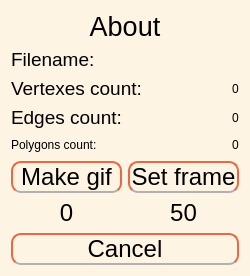
       <widget class="QWidget" name="widget_2" native="true">
        <property name="minimumSize">
         <size>
          <width>250</width>
          <height>0</height>
         </size>
        </property>
        <property name="styleSheet">
         <string notr="true">background-color: #fdf4e3;
border-radius: 10px;
</string>
        </property>
        <layout class="QVBoxLayout" name="verticalLayout_4">
         <item>
          <layout class="QVBoxLayout" name="verticalLayout_3">
           <item>
            <widget class="QLabel" name="label_6">
             <property name="font">
              <font>
               <pointsize>20</pointsize>
              </font>
             </property>
             <property name="text">
              <string>About</string>
             </property>
             <property name="alignment">
              <set>Qt::AlignCenter</set>
             </property>
            </widget>
           </item>
           <item>
            <layout class="QHBoxLayout" name="horizontalLayout_6">
             <item>
              <widget class="QLabel" name="InfoFilename">
               <property name="font">
                <font>
                 <pointsize>14</pointsize>
                </font>
               </property>
               <property name="text">
                <string>Filename:</string>
               </property>
              </widget>
             </item>
             <item>
              <spacer name="horizontalSpacer_7">
               <property name="orientation">
                <enum>Qt::Horizontal</enum>
               </property>
               <property name="sizeHint" stdset="0">
                <size>
                 <width>40</width>
                 <height>20</height>
                </size>
               </property>
              </spacer>
             </item>
             <item>
              <widget class="QLabel" name="Filename">
               <property name="text">
                <string/>
               </property>
              </widget>
             </item>
            </layout>
           </item>
           <item>
            <layout class="QHBoxLayout" name="horizontalLayout_4">
             <item>
              <widget class="QLabel" name="infoLabelCountVertex">
               <property name="font">
                <font>
                 <pointsize>14</pointsize>
                </font>
               </property>
               <property name="text">
                <string>Vertexes count:</string>
               </property>
              </widget>
             </item>
             <item>
              <spacer name="horizontalSpacer_6">
               <property name="orientation">
                <enum>Qt::Horizontal</enum>
               </property>
               <property name="sizeHint" stdset="0">
                <size>
                 <width>40</width>
                 <height>20</height>
                </size>
               </property>
              </spacer>
             </item>
             <item>
              <widget class="QLabel" name="VertexCount">
               <property name="text">
                <string>0</string>
               </property>
              </widget>
             </item>
            </layout>
           </item>
           <item>
            <layout class="QHBoxLayout" name="horizontalLayout_5">
             <item>
              <widget class="QLabel" name="infoLabelCountFaces">
               <property name="font">
                <font>
                 <pointsize>14</pointsize>
                </font>
               </property>
               <property name="text">
                <string>Edges count:</string>
               </property>
              </widget>
             </item>
             <item>
              <spacer name="horizontalSpacer_5">
               <property name="orientation">
                <enum>Qt::Horizontal</enum>
               </property>
               <property name="sizeHint" stdset="0">
                <size>
                 <width>40</width>
                 <height>20</height>
                </size>
               </property>
              </spacer>
             </item>
             <item>
              <widget class="QLabel" name="EdgesCount">
               <property name="text">
                <string>0</string>
               </property>
              </widget>
             </item>
            </layout>
           </item>
           <item>
            <layout class="QHBoxLayout" name="horizontalLayout_12">
             <item>
              <widget class="QLabel" name="infoLabelPolygonsCount">
               <property name="text">
                <string>Polygons count:</string>
               </property>
              </widget>
             </item>
             <item>
              <spacer name="horizontalSpacer_14">
               <property name="orientation">
                <enum>Qt::Horizontal</enum>
               </property>
               <property name="sizeHint" stdset="0">
                <size>
                 <width>40</width>
                 <height>20</height>
                </size>
               </property>
              </spacer>
             </item>
             <item>
              <widget class="QLabel" name="PolygonsCount">
               <property name="text">
                <string>0</string>
               </property>
              </widget>
             </item>
            </layout>
           </item>
          </layout>
         </item>
         <item>
          <layout class="QVBoxLayout" name="verticalLayout_19">
           <item>
            <layout class="QHBoxLayout" name="horizontalLayout_19">
             <item>
              <widget class="QPushButton" name="makeGifButton">
               <property name="font">
                <font>
                 <pointsize>18</pointsize>
                </font>
               </property>
               <property name="styleSheet">
                <string notr="true">border: 2px solid #ed6742;
    border-bottom: 2px solid #b2b1b1;
</string>
               </property>
               <property name="text">
                <string>Make gif</string>
               </property>
              </widget>
             </item>
             <item>
              <widget class="QPushButton" name="setFrameButton">
               <property name="font">
                <font>
                 <pointsize>18</pointsize>
                </font>
               </property>
               <property name="styleSheet">
                <string notr="true">border: 2px solid #ed6742;
    border-bottom: 2px solid #b2b1b1;
</string>
               </property>
               <property name="text">
                <string>Set frame</string>
               </property>
              </widget>
             </item>
            </layout>
           </item>
           <item>
            <layout class="QHBoxLayout" name="horizontalLayout_20">
             <item>
              <widget class="QLabel" name="curFrame">
               <property name="font">
                <font>
                 <pointsize>18</pointsize>
                </font>
               </property>
               <property name="text">
                <string>0</string>
               </property>
               <property name="alignment">
                <set>Qt::AlignCenter</set>
               </property>
              </widget>
             </item>
             <item>
              <widget class="QLabel" name="label_14">
               <property name="font">
                <font>
                 <pointsize>18</pointsize>
                </font>
               </property>
               <property name="text">
                <string>50</string>
               </property>
               <property name="alignment">
                <set>Qt::AlignCenter</set>
               </property>
              </widget>
             </item>
            </layout>
           </item>
           <item>
            <widget class="QPushButton" name="cancelGifButton">
             <property name="font">
              <font>
               <pointsize>18</pointsize>
              </font>
             </property>
             <property name="styleSheet">
              <string notr="true">border: 2px solid #ed6742;
    border-bottom: 2px solid #b2b1b1;</string>
             </property>
             <property name="text">
              <string>Cancel</string>
             </property>
            </widget>
           </item>
          </layout>
         </item>
        </layout>
       </widget>
